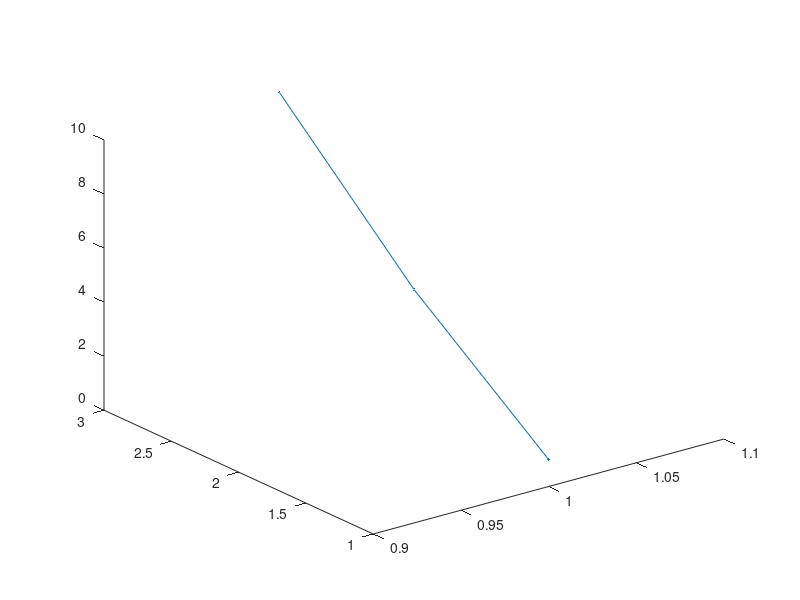

Write the MATLAB code that produced this figure.
%% variables

A = [1 1; 1 2 ; 1 3];
B = [1;5;10];

C = [1 1 1; 1 2 5 ; 1 3 10];%create Augmented matrix
C
%% Functions

rank(A)
rank(B)
X_3 = rref(C)%row reduced echelon form
X = C(:,1);
Y = C(:,2);
Z = C(:,3);
figure; plot3(X,Y,Z,'.-');

